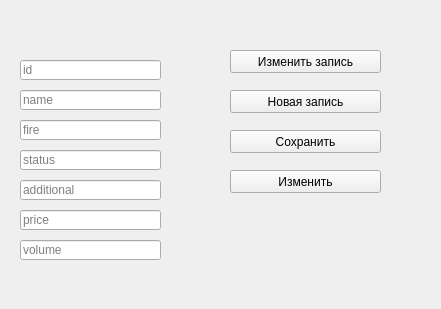
<?xml version="1.0" encoding="UTF-8"?>
<ui version="4.0">
 <class>Form</class>
 <widget class="QWidget" name="Form">
  <property name="geometry">
   <rect>
    <x>0</x>
    <y>0</y>
    <width>441</width>
    <height>309</height>
   </rect>
  </property>
  <property name="windowTitle">
   <string>Form</string>
  </property>
  <widget class="QLineEdit" name="lineEdit">
   <property name="geometry">
    <rect>
     <x>20</x>
     <y>60</y>
     <width>141</width>
     <height>20</height>
    </rect>
   </property>
   <property name="placeholderText">
    <string>id</string>
   </property>
  </widget>
  <widget class="QLineEdit" name="lineEdit_2">
   <property name="geometry">
    <rect>
     <x>20</x>
     <y>90</y>
     <width>141</width>
     <height>20</height>
    </rect>
   </property>
   <property name="placeholderText">
    <string>name</string>
   </property>
  </widget>
  <widget class="QLineEdit" name="lineEdit_3">
   <property name="geometry">
    <rect>
     <x>20</x>
     <y>120</y>
     <width>141</width>
     <height>20</height>
    </rect>
   </property>
   <property name="text">
    <string/>
   </property>
   <property name="placeholderText">
    <string>fire</string>
   </property>
  </widget>
  <widget class="QLineEdit" name="lineEdit_4">
   <property name="geometry">
    <rect>
     <x>20</x>
     <y>150</y>
     <width>141</width>
     <height>20</height>
    </rect>
   </property>
   <property name="placeholderText">
    <string>status</string>
   </property>
  </widget>
  <widget class="QLineEdit" name="lineEdit_5">
   <property name="geometry">
    <rect>
     <x>20</x>
     <y>180</y>
     <width>141</width>
     <height>20</height>
    </rect>
   </property>
   <property name="placeholderText">
    <string>additional</string>
   </property>
  </widget>
  <widget class="QLineEdit" name="lineEdit_6">
   <property name="geometry">
    <rect>
     <x>20</x>
     <y>210</y>
     <width>141</width>
     <height>20</height>
    </rect>
   </property>
   <property name="text">
    <string/>
   </property>
   <property name="placeholderText">
    <string>price</string>
   </property>
  </widget>
  <widget class="QLineEdit" name="lineEdit_7">
   <property name="geometry">
    <rect>
     <x>20</x>
     <y>240</y>
     <width>141</width>
     <height>20</height>
    </rect>
   </property>
   <property name="placeholderText">
    <string>volume</string>
   </property>
  </widget>
  <widget class="QPushButton" name="btn1">
   <property name="geometry">
    <rect>
     <x>230</x>
     <y>50</y>
     <width>151</width>
     <height>23</height>
    </rect>
   </property>
   <property name="text">
    <string>Изменить запись</string>
   </property>
  </widget>
  <widget class="QPushButton" name="btn2">
   <property name="geometry">
    <rect>
     <x>230</x>
     <y>90</y>
     <width>151</width>
     <height>23</height>
    </rect>
   </property>
   <property name="text">
    <string>Новая запись</string>
   </property>
  </widget>
  <widget class="QPushButton" name="btn3">
   <property name="geometry">
    <rect>
     <x>230</x>
     <y>130</y>
     <width>151</width>
     <height>23</height>
    </rect>
   </property>
   <property name="text">
    <string>Сохранить</string>
   </property>
  </widget>
  <widget class="QPushButton" name="btn4">
   <property name="geometry">
    <rect>
     <x>230</x>
     <y>170</y>
     <width>151</width>
     <height>23</height>
    </rect>
   </property>
   <property name="text">
    <string>Изменить</string>
   </property>
  </widget>
 </widget>
 <resources/>
 <connections/>
</ui>
